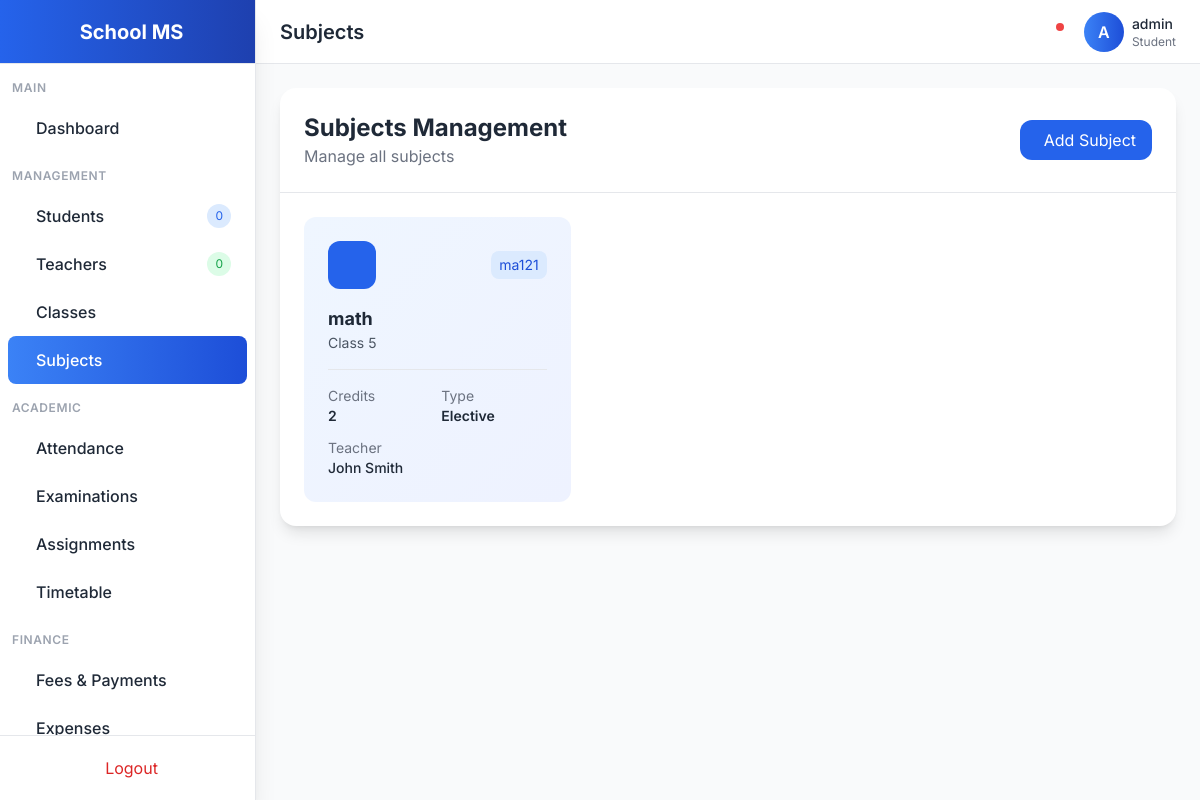
Screenshot of /academics/subjects/ (signed in) with the database file from the repository.
### accounts/models.py (models this page shows, shortened)
class User(AbstractUser):
    ROLE_CHOICES = [
        ('admin', 'Admin'),
        ('teacher', 'Teacher'),
        ('student', 'Student'),
        ('parent', 'Parent'),
    ]
    GENDER_CHOICES = [
        ('male', 'Male'),
        ('female', 'Female'),
        ('other', 'Other'),
    ]
    role = models.CharField(max_length=20, choices=ROLE_CHOICES, default='student')
    gender = models.CharField(max_length=10, choices=GENDER_CHOICES, blank=True)
    phone = models.CharField(max_length=20, blank=True)
    address = models.TextField(blank=True)
    photo = models.ImageField(upload_to='profiles/', blank=True, null=True)
    date_of_birth = models.DateField(null=True, blank=True)
    created_at = models.DateTimeField(auto_now_add=True)
    updated_at = models.DateTimeField(auto_now=True)
    class Meta:
        ordering = ['-created_at']

class TeacherProfile(models.Model):
    DESIGNATION_CHOICES = [
        ('principal', 'Principal'),
        ('vice_principal', 'Vice Principal'),
        ('head_teacher', 'Head Teacher'),
        ('senior_teacher', 'Senior Teacher'),
        ('teacher', 'Teacher'),
        ('assistant_teacher', 'Assistant Teacher'),
    ]
    user = models.OneToOneField(User, on_delete=models.CASCADE, related_name='teacher_profile')
    employee_id = models.CharField(max_length=20, unique=True)
    designation = models.CharField(max_length=100, choices=DESIGNATION_CHOICES, default='teacher')
    qualification = models.CharField(max_length=200)
    department = models.CharField(max_length=100)
    joining_date = models.DateField()
    specializations = models.TextField(blank=True)
    experience_years = models.PositiveIntegerField(default=0)
    is_active = models.BooleanField(default=True)

### academics/models.py (models this page shows, shortened)
class Subject(models.Model):
    name = models.CharField(max_length=100)
    code = models.CharField(max_length=20)
    class_level = models.ForeignKey(ClassLevel, on_delete=models.CASCADE, related_name='subjects')
    teacher = models.ForeignKey('accounts.TeacherProfile', on_delete=models.SET_NULL, null=True, blank=True, related_name='subjects')
    is_elective = models.BooleanField(default=False)
    credits = models.IntegerField(default=1)
    description = models.TextField(blank=True)
    class Meta:
        unique_together = ['code', 'class_level']

class ClassLevel(models.Model):
    name = models.CharField(max_length=50)
    numeric_level = models.IntegerField()
    description = models.TextField(blank=True)
    class Meta:
        ordering = ['numeric_level']

### academics/views.py (the view)
# urls.py: path('subjects/', views.SubjectListView.as_view(), name='subject-list'),
class SubjectListView(LoginRequiredMixin, ListView):
    model = Subject
    template_name = 'academics/subject_list.html'
    context_object_name = 'subjects'
    def get_queryset(self):
        return Subject.objects.select_related('class_level', 'teacher').all()

### templates/academics/subject_list.html (shortened to what this page needs)
{% extends 'base.html' %}
{% block page_title %}Subjects{% endblock %}
{% block content %}
<div class="bg-white dark:bg-gray-800 rounded-2xl shadow-lg">
    <div class="p-6 border-b dark:border-gray-700 flex flex-col md:flex-row md:items-center md:justify-between gap-4">
        <div>
            <h2 class="text-2xl font-bold">Subjects Management</h2>
            <p class="text-gray-500 dark:text-gray-400">Manage all subjects</p>
        </div>
        <a href="{% url 'subject-create' %}" class="inline-flex items-center px-4 py-2 bg-primary-600 text-white rounded-xl hover:bg-primary-700 transition">
             Add Subject
        </a>
    </div>
    <div class="p-6">
        <div class="grid grid-cols-1 md:grid-cols-2 lg:grid-cols-3 gap-6">
            {% for subject in subjects %}
            <div class="bg-gradient-to-br from-blue-50 to-indigo-50 dark:from-blue-900/20 dark:to-indigo-900/20 rounded-xl p-6 hover:shadow-lg transition">
                <div class="flex items-center justify-between mb-4">
                    <div class="w-12 h-12 bg-blue-600 rounded-xl flex items-center justify-center text-white">
                    </div>
                    <span class="px-2 py-1 bg-blue-100 dark:bg-blue-900/30 text-blue-700 dark:text-blue-300 rounded-lg text-sm">
                        {{ subject.code }}
                    </span>
                </div>
                <h3 class="font-bold text-lg">{{ subject.name }}</h3>
                <p class="text-sm text-gray-600 dark:text-gray-400">{{ subject.class_level.name }}</p>
                <div class="mt-4 pt-4 border-t border-gray-200 dark:border-gray-700 grid grid-cols-2 gap-2 text-sm">
                    <div>
                        <p class="text-gray-500">Credits</p>
                        <p class="font-semibold">{{ subject.credits }}</p>
                    </div>
                    <div>
                        <p class="text-gray-500">Type</p>
                        <p class="font-semibold">{% if subject.is_elective %}Elective{% else %}Core{% endif %}</p>
                    </div>
                </div>
                {% if subject.teacher %}
                <div class="mt-3 text-sm">
                    <p class="text-gray-500">Teacher</p>
                    <p class="font-medium">{{ subject.teacher.user.get_full_name }}</p>
                </div>
                {% endif %}
            </div>
            {% empty %}
            <div class="col-span-full text-center py-8 text-gray-500">
                <i class="ri-book-2-line text-4xl mb-2"></i>
                <p>No subjects found</p>
                <a href="{% url 'subject-create' %}" class="text-primary-600 hover:underline">Create one</a>
            </div>
            {% endfor %}
        </div>
    </div>
</div>
{% endblock %}

### templates/base.html (shortened to what this page needs)
<!DOCTYPE html>
<html lang="en" class="light">
<head>
    <script src="https://cdn.tailwindcss.com"></script>
    <link href="https://cdn.jsdelivr.net/npm/remixicon@3.5.0/fonts/remixicon.css" rel="stylesheet">
</head>
<body class="bg-gray-50 dark:bg-gray-900 text-gray-800 dark:text-gray-100 transition-colors duration-300">
    {% if user.is_authenticated %}
    <div class="flex h-screen overflow-hidden">
        <aside class="w-64 bg-white dark:bg-gray-800 border-r dark:border-gray-700 flex flex-col shadow-xl z-20">
            <div class="h-16 flex items-center justify-center border-b dark:border-gray-700 bg-gradient-to-r from-primary-600 to-primary-800">
                <span class="text-xl font-bold text-white">School MS</span>
            </div>
            <nav class="flex-1 overflow-y-auto py-4">
                <div class="px-3 mb-2">
                    <p class="text-xs font-semibold text-gray-400 uppercase tracking-wider">Main</p>
                </div>
                <a href="{% url 'dashboard' %}" class="sidebar-item flex items-center px-4 py-3 mx-2 rounded-lg {% if request.path == '/' or request.path == '/dashboard/' %}active{% else %}hover:bg-gray-100 dark:hover:bg-gray-700{% endif %}">
                    <span class="font-medium">Dashboard</span>
                </a>
                <div class="px-3 mt-4 mb-2">
                    <p class="text-xs font-semibold text-gray-400 uppercase tracking-wider">Management</p>
                </div>
                <a href="{% url 'student-list' %}" class="sidebar-item flex items-center px-4 py-3 mx-2 rounded-lg {% if 'student' in request.path %}active{% else %}hover:bg-gray-100 dark:hover:bg-gray-700{% endif %}">
                    <span class="font-medium">Students</span>
                    <span class="ml-auto bg-primary-100 dark:bg-primary-900 text-primary-600 dark:text-primary-300 text-xs px-2 py-1 rounded-full">{{ students_count|default:0 }}</span>
                </a>
                <a href="{% url 'teacher-list' %}" class="sidebar-item flex items-center px-4 py-3 mx-2 rounded-lg {% if 'teacher' in request.path %}active{% else %}hover:bg-gray-100 dark:hover:bg-gray-700{% endif %}">
                    <span class="font-medium">Teachers</span>
                    <span class="ml-auto bg-green-100 dark:bg-green-900 text-green-600 dark:text-green-300 text-xs px-2 py-1 rounded-full">{{ teachers_count|default:0 }}</span>
                </a>
                <a href="{% url 'class-section-list' %}" class="sidebar-item flex items-center px-4 py-3 mx-2 rounded-lg {% if 'class' in request.path %}active{% else %}hover:bg-gray-100 dark:hover:bg-gray-700{% endif %}">
                    <span class="font-medium">Classes</span>
                </a>
                <a href="{% url 'subject-list' %}" class="sidebar-item flex items-center px-4 py-3 mx-2 rounded-lg {% if 'subject' in request.path %}active{% else %}hover:bg-gray-100 dark:hover:bg-gray-700{% endif %}">
                    <span class="font-medium">Subjects</span>
                </a>
                <div class="px-3 mt-4 mb-2">
                    <p class="text-xs font-semibold text-gray-400 uppercase tracking-wider">Academic</p>
                </div>
                <a href="{% url 'attendance-list' %}" class="sidebar-item flex items-center px-4 py-3 mx-2 rounded-lg {% if 'attendance' in request.path %}active{% else %}hover:bg-gray-100 dark:hover:bg-gray-700{% endif %}">
                    <span class="font-medium">Attendance</span>
                </a>
                <a href="{% url 'exam-schedule-list' %}" class="sidebar-item flex items-center px-4 py-3 mx-2 rounded-lg {% if 'exam' in request.path or 'grade' in request.path %}active{% else %}hover:bg-gray-100 dark:hover:bg-gray-700{% endif %}">
                    <span class="font-medium">Examinations</span>
                </a>
                <a href="{% url 'assignment-list' %}" class="sidebar-item flex items-center px-4 py-3 mx-2 rounded-lg {% if 'assignment' in request.path %}active{% else %}hover:bg-gray-100 dark:hover:bg-gray-700{% endif %}">
                    <span class="font-medium">Assignments</span>
                </a>
                <a href="{% url 'timetable-list' %}" class="sidebar-item flex items-center px-4 py-3 mx-2 rounded-lg {% if 'timetable' in request.path %}active{% else %}hover:bg-gray-100 dark:hover:bg-gray-700{% endif %}">
                    <span class="font-medium">Timetable</span>
                </a>
                <div class="px-3 mt-4 mb-2">
                    <p class="text-xs font-semibold text-gray-400 uppercase tracking-wider">Finance</p>
                </div>
                <a href="{% url 'fee-payment-list' %}" class="sidebar-item flex items-center px-4 py-3 mx-2 rounded-lg {% if 'fee' in request.path or 'finance' in request.path %}active{% else %}hover:bg-gray-100 dark:hover:bg-gray-700{% endif %}">
                    <span class="font-medium">Fees & Payments</span>
                </a>
                <a href="{% url 'expense-list' %}" class="sidebar-item flex items-center px-4 py-3 mx-2 rounded-lg {% if 'expense' in request.path %}active{% else %}hover:bg-gray-100 dark:hover:bg-gray-700{% endif %}">
                    <span class="font-medium">Expenses</span>
                </a>
            </nav>
            <div class="p-3 border-t dark:border-gray-700">
                <a href="{% url 'logout' %}" class="flex items-center justify-center px-4 py-2 text-red-600 hover:bg-red-50 dark:hover:bg-red-900/20 rounded-lg transition">
                    <span>Logout</span>
                </a>
            </div>
        </aside>
        <div class="flex-1 flex flex-col overflow-hidden">
            <header class="h-16 bg-white dark:bg-gray-800 border-b dark:border-gray-700 flex items-center justify-between px-6 shadow-sm">
                <div class="flex items-center">
                    <h1 class="text-xl font-semibold">{% block page_title %}Dashboard{% endblock %}</h1>
                </div>
                <div class="flex items-center space-x-4">
                    <button onclick="toggleTheme()" class="p-2 rounded-lg hover:bg-gray-100 dark:hover:bg-gray-700 transition">
                    </button>
                    <div class="relative">
                        <button class="p-2 rounded-lg hover:bg-gray-100 dark:hover:bg-gray-700 transition">
                            <span class="absolute top-1 right-1 w-2 h-2 bg-red-500 rounded-full"></span>
                        </button>
                    </div>
                    <div class="flex items-center space-x-2">
                        <div class="w-10 h-10 rounded-full bg-gradient-to-r from-primary-500 to-primary-700 flex items-center justify-center text-white font-semibold">
                            {{ user.username|make_list|first|upper }}
                        </div>
                        <div class="hidden md:block">
                            <p class="text-sm font-medium">{{ user.get_full_name|default:user.username }}</p>
                            <p class="text-xs text-gray-500">{{ user.get_role_display }}</p>
                        </div>
                    </div>
                </div>
            </header>
            <main class="flex-1 overflow-y-auto p-6 bg-gray-50 dark:bg-gray-900">
                {% block content %}{% endblock %}
            </main>
        </div>
    </div>
    {% else %}
    <main class="min-h-screen flex items-center justify-center bg-gradient-to-br from-primary-600 via-primary-700 to-primary-900">
        {% block auth_content %}{% endblock %}
    </main>
    {% endif %}
</body>
</html>

### templates/base.html (style rules this page uses)
body { font-family: 'Inter', sans-serif; }
.sidebar-item.active { background: linear-gradient(90deg, #3b82f6 0%, #1d4ed8 100%); color: white; }

### rows the page displays
User: username|make_list "A", get_full_name "admin", role "Student"
Subject: code "ma121", name "math", class_level.name "Class 5", credits "2", is_elective "Elective", teacher.user.get_full_name "John Smith"

### other values shown
{{ students_count|default:0 }} "0"
{{ teachers_count|default:0 }} "0"
